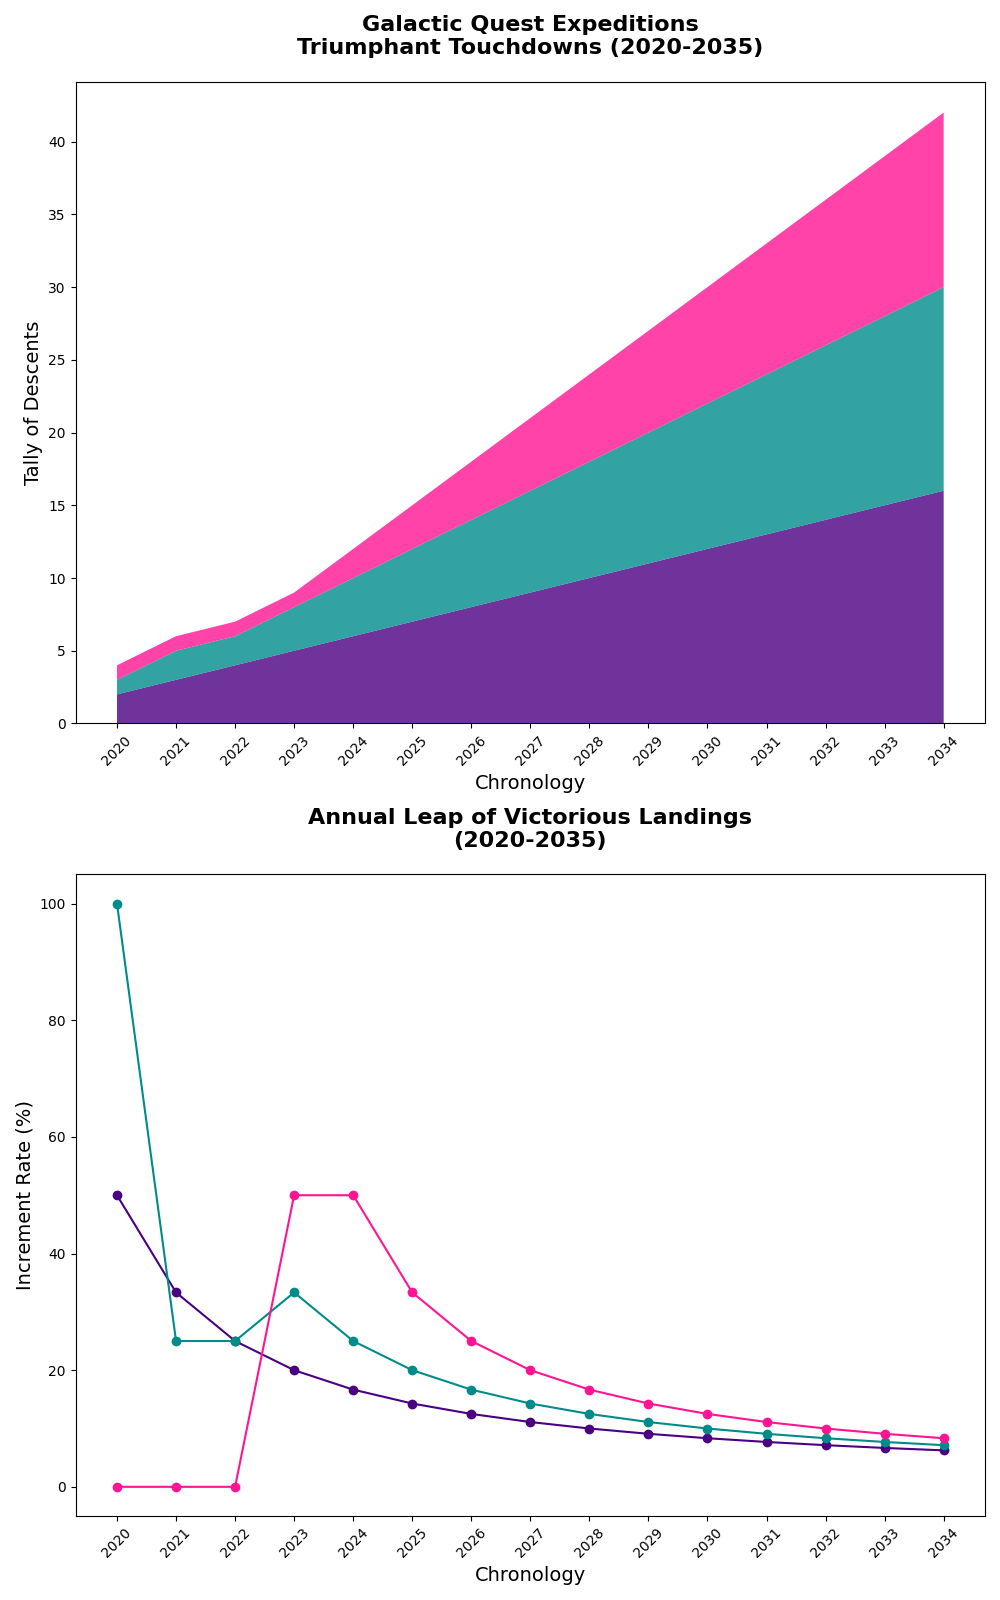

Here is the Python script that generated this plot:
import matplotlib.pyplot as plt
import numpy as np

years = np.arange(2020, 2035)

moon_landings = np.array([2, 3, 4, 5, 6, 7, 8, 9, 10, 11, 12, 13, 14, 15, 16])
mars_landings = np.array([1, 2, 2, 3, 4, 5, 6, 7, 8, 9, 10, 11, 12, 13, 14])
venus_landings = np.array([1, 1, 1, 1, 2, 3, 4, 5, 6, 7, 8, 9, 10, 11, 12])

fig, (ax1, ax2) = plt.subplots(2, 1, figsize=(10, 16))

new_colors = ['#4B0082', '#008B8B', '#FF1493']

ax1.stackplot(years, moon_landings, mars_landings, venus_landings,
              colors=new_colors, alpha=0.8)
ax1.set_title("Galactic Quest Expeditions\nTriumphant Touchdowns (2020-2035)", fontsize=16, fontweight='bold', pad=20)
ax1.set_xlabel("Chronology", fontsize=14)
ax1.set_ylabel("Tally of Descents", fontsize=14)
ax1.set_xticks(years[::1])
ax1.tick_params(axis='x', rotation=45)

moon_growth_rate = np.gradient(moon_landings) / moon_landings * 100
mars_growth_rate = np.gradient(mars_landings) / mars_landings * 100
venus_growth_rate = np.gradient(venus_landings) / venus_landings * 100

ax2.plot(years, moon_growth_rate, color=new_colors[0], marker='o')
ax2.plot(years, mars_growth_rate, color=new_colors[1], marker='o')
ax2.plot(years, venus_growth_rate, color=new_colors[2], marker='o')
ax2.set_title("Annual Leap of Victorious Landings\n(2020-2035)", fontsize=16, fontweight='bold', pad=20)
ax2.set_xlabel("Chronology", fontsize=14)
ax2.set_ylabel("Increment Rate (%)", fontsize=14)
ax2.set_xticks(years[::1])
ax2.tick_params(axis='x', rotation=45)

plt.tight_layout()
plt.show()
